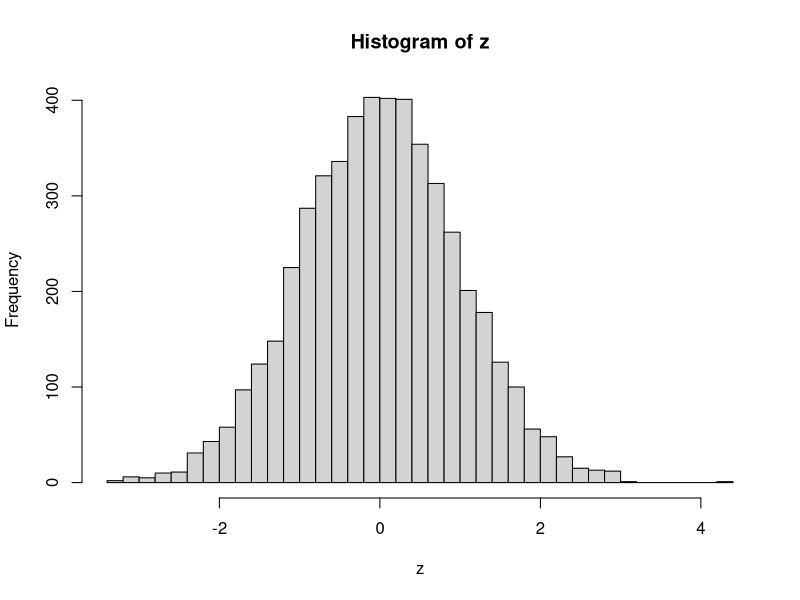

This chart was generated by the following R code:
graphics.off();

boxMuller <- function(n) 
{ 
U1 <- runif(n, 0, 1);
U2 <- runif(n, 0, 1);
x <- sqrt(-2*log(U1))*cos(2*pi*U2);
return(x);
}


z <- boxMuller(5000);
hist(z, breaks=30);
